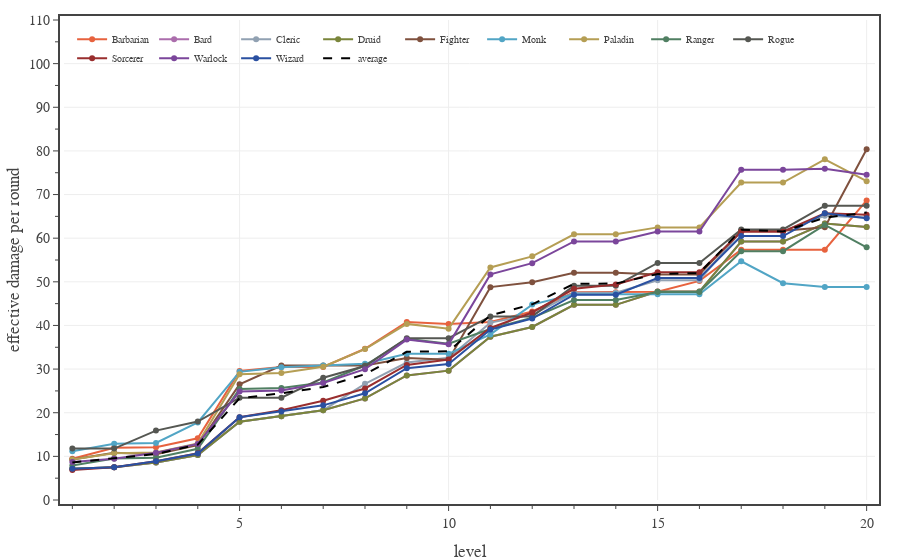

Notebook cell for this chart:
### Code cell
# Plots eDPR for each class, calculated for a full adventuring day with Medium encounters and two short rests.
encounter_difficulty = 'Medium'
pc_data_file = f'./pc data - {encounter_difficulty} 2 short rests.json'

with open(pc_data_file, 'r') as fin:
    pc_data = json.load(fin)

levels = np.array(range(1,21,1))

fig = go.Figure(
    layout=go.Layout(
        template=TFB_TEMPLATE,
        xaxis=dict(
            title_text='level',
            range=[0.8, 20.2],
            tick0=0, dtick=5,
            minor=dict(tick0=0, dtick=1),
        ),
        yaxis=dict(
            title_text='effective damage per round',
            range=[0, 110],
            tick0=0, dtick=10,
            minor=dict(tick0=0, dtick=5),
        ),
        legend=dict(
            yanchor='top',  y=0.99,
            xanchor='left', x=0.01,
            bgcolor='rgba(0,0,0,0)',
        )
    )
)

eDPRmean = np.zeros(20)
for pc in PC_CLASSES:
    eDPR = np.array([x['effective damage per round mean'] for x in pc_data[pc]])
    eDPRmean += eDPR

    fig.add_trace(go.Scatter(
        x=levels, 
        y=eDPR,
        mode='lines+markers', 
        line={'color': PC_CLASSES[pc]['color']},
        unselected=dict(marker=dict(opacity=0.0)),
        name=pc,
        hovertemplate=
            '<b>'+pc+'</b><br>'+
            'lvl %{x}<br>'+
            'eDPR %{y:.1f}'+
            '<extra></extra>'
    ))

eDPRmean /= len(PC_CLASSES)
fig.add_trace(go.Scatter(
    x=levels, 
    y=eDPRmean,
    mode='lines', 
    line=dict(color='black', dash='dash'),
    unselected=dict(marker=dict(opacity=0.0)),
    name='average',
    hoverinfo='skip'
))

# show figure
fig.show(config=TFB_CONFIG)

# save small format figure
if SAVEFIGS:
    file_name = f'./fig-pcs-encounter-edpr-vs-level-{encounter_difficulty.lower()}-adventuring-days-large.html'
    fig_html = fig.to_html(
        config=TFB_CONFIG,
        include_plotlyjs=False, 
        full_html=False, 
    )
    fig_soup = BeautifulSoup(fig_html, 'html.parser')
    fig_soup.div['class'] = 'plotly-div-large'
    with open(file_name, 'wb') as fout:
        fout.write(fig_soup.prettify('utf-8'))

# save small format figure
if SAVEFIGS:
    fig.update_traces(marker=dict(size=4))
    fig.update_layout(font=dict(size=10), legend=dict(font_size=8))
    file_name = f'./fig-pcs-encounter-edpr-vs-level-{encounter_difficulty.lower()}-adventuring-days-small.html'
    fig_html = fig.to_html(
        config=TFB_CONFIG,
        include_plotlyjs=False, 
        full_html=False, 
    )
    fig_soup = BeautifulSoup(fig_html, 'html.parser')
    fig_soup.div['class'] = 'plotly-div-small'
    with open(file_name, 'wb') as fout:
        fout.write(fig_soup.prettify('utf-8'))

### Figure 1 — Plotly figure (JSON) as saved in the notebook; plotly's stock layout.template omitted (floating-point values rounded to 4 significant figures)
{"data": [{"hovertemplate": "<b>Barbarian</b><br>lvl %{x}<br>eDPR %{y:.1f}<extra></extra>", "line": {"color": "#E7623E"}, "mode": "lines+markers", "name": "Barbarian", "type": "scatter", "unselected": {"marker": {"opacity": 0}}, "x": [1, 2, 3, 4, 5, 6, 7, 8, 9, 10, 11, 12, 13, 14, 15, 16, 17, 18, 19, 20], "y": [9.458, 11.98, 12.08, 14.14, 29.58, 30.48, 30.48, 34.66, 40.8, 40.33, 40.8, 43.21, 47.63, 47.63, 47.71, 50.21, 57.37, 57.37, 57.37, 68.65]}, {"hovertemplate": "<b>Bard</b><br>lvl %{x}<br>eDPR %{y:.1f}<extra></extra>", "line": {"color": "#AB6DAC"}, "mode": "lines+markers", "name": "Bard", "type": "scatter", "unselected": {"marker": {"opacity": 0}}, "x": [1, 2, 3, 4, 5, 6, 7, 8, 9, 10, 11, 12, 13, 14, 15, 16, 17, 18, 19, 20], "y": [7.184, 7.52, 8.605, 10.32, 17.92, 19.19, 20.59, 23.28, 28.55, 29.65, 37.41, 39.65, 44.72, 44.72, 47.75, 47.75, 59.22, 59.22, 63.35, 62.54]}, {"hovertemplate": "<b>Cleric</b><br>lvl %{x}<br>eDPR %{y:.1f}<extra></extra>", "line": {"color": "#91A1B2"}, "mode": "lines+markers", "name": "Cleric", "type": "scatter", "unselected": {"marker": {"opacity": 0}}, "x": [1, 2, 3, 4, 5, 6, 7, 8, 9, 10, 11, 12, 13, 14, 15, 16, 17, 18, 19, 20], "y": [7.184, 7.52, 8.605, 10.32, 17.92, 19.19, 20.59, 26.62, 31.49, 32.59, 40.65, 42.42, 47.48, 47.48, 50.36, 50.36, 61.62, 61.62, 65.15, 64.72]}, {"hovertemplate": "<b>Druid</b><br>lvl %{x}<br>eDPR %{y:.1f}<extra></extra>", "line": {"color": "#7A853B"}, "mode": "lines+markers", "name": "Druid", "type": "scatter", "unselected": {"marker": {"opacity": 0}}, "x": [1, 2, 3, 4, 5, 6, 7, 8, 9, 10, 11, 12, 13, 14, 15, 16, 17, 18, 19, 20], "y": [7.184, 7.52, 8.605, 10.32, 17.92, 19.19, 20.59, 23.28, 28.55, 29.65, 37.41, 39.65, 44.72, 44.72, 47.75, 47.75, 59.22, 59.22, 63.35, 62.54]}, {"hovertemplate": "<b>Fighter</b><br>lvl %{x}<br>eDPR %{y:.1f}<extra></extra>", "line": {"color": "#7F513E"}, "mode": "lines+markers", "name": "Fighter", "type": "scatter", "unselected": {"marker": {"opacity": 0}}, "x": [1, 2, 3, 4, 5, 6, 7, 8, 9, 10, 11, 12, 13, 14, 15, 16, 17, 18, 19, 20], "y": [9.303, 10.85, 10.47, 12.55, 26.51, 30.81, 30.81, 30.81, 32.52, 32.14, 48.78, 49.91, 52.09, 52.09, 51.7, 51.7, 61.69, 61.69, 62.51, 80.37]}, {"hovertemplate": "<b>Monk</b><br>lvl %{x}<br>eDPR %{y:.1f}<extra></extra>", "line": {"color": "#51A5C5"}, "mode": "lines+markers", "name": "Monk", "type": "scatter", "unselected": {"marker": {"opacity": 0}}, "x": [1, 2, 3, 4, 5, 6, 7, 8, 9, 10, 11, 12, 13, 14, 15, 16, 17, 18, 19, 20], "y": [11.16, 12.87, 13.08, 17.76, 29.37, 30.44, 30.84, 31.23, 33.49, 33.49, 37.95, 44.78, 47.13, 47.13, 47.13, 47.13, 54.7, 49.7, 48.84, 48.84]}, {"hovertemplate": "<b>Paladin</b><br>lvl %{x}<br>eDPR %{y:.1f}<extra></extra>", "line": {"color": "#B59E54"}, "mode": "lines+markers", "name": "Paladin", "type": "scatter", "unselected": {"marker": {"opacity": 0}}, "x": [1, 2, 3, 4, 5, 6, 7, 8, 9, 10, 11, 12, 13, 14, 15, 16, 17, 18, 19, 20], "y": [9.303, 10.7, 10.87, 12.92, 28.84, 29.12, 30.55, 34.58, 40.36, 39.26, 53.29, 55.83, 60.88, 60.88, 62.47, 62.47, 72.76, 72.76, 78.07, 73.06]}, {"hovertemplate": "<b>Ranger</b><br>lvl %{x}<br>eDPR %{y:.1f}<extra></extra>", "line": {"color": "#507F62"}, "mode": "lines+markers", "name": "Ranger", "type": "scatter", "unselected": {"marker": {"opacity": 0}}, "x": [1, 2, 3, 4, 5, 6, 7, 8, 9, 10, 11, 12, 13, 14, 15, 16, 17, 18, 19, 20], "y": [7.907, 9.489, 9.686, 11.75, 25.42, 25.69, 26.92, 30.82, 36.92, 35.82, 39.2, 41.75, 45.82, 45.82, 47.68, 47.68, 57.02, 57.02, 63.04, 57.91]}, {"hovertemplate": "<b>Rogue</b><br>lvl %{x}<br>eDPR %{y:.1f}<extra></extra>", "line": {"color": "#555752"}, "mode": "lines+markers", "name": "Rogue", "type": "scatter", "unselected": {"marker": {"opacity": 0}}, "x": [1, 2, 3, 4, 5, 6, 7, 8, 9, 10, 11, 12, 13, 14, 15, 16, 17, 18, 19, 20], "y": [11.78, 11.78, 15.91, 17.99, 23.44, 23.44, 28.0, 30.7, 37.09, 37.09, 42.08, 42.08, 49.12, 49.12, 54.33, 54.33, 62.02, 62.02, 67.44, 67.44]}, {"hovertemplate": "<b>Sorcerer</b><br>lvl %{x}<br>eDPR %{y:.1f}<extra></extra>", "line": {"color": "#992E2E"}, "mode": "lines+markers", "name": "Sorcerer", "type": "scatter", "unselected": {"marker": {"opacity": 0}}, "x": [1, 2, 3, 4, 5, 6, 7, 8, 9, 10, 11, 12, 13, 14, 15, 16, 17, 18, 19, 20], "y": [6.848, 7.52, 8.896, 10.69, 18.98, 20.59, 22.75, 25.56, 30.96, 32.22, 39.42, 42.97, 48.41, 49.41, 52.19, 52.19, 61.49, 61.49, 65.73, 65.37]}, {"hovertemplate": "<b>Warlock</b><br>lvl %{x}<br>eDPR %{y:.1f}<extra></extra>", "line": {"color": "#7B469B"}, "mode": "lines+markers", "name": "Warlock", "type": "scatter", "unselected": {"marker": {"opacity": 0}}, "x": [1, 2, 3, 4, 5, 6, 7, 8, 9, 10, 11, 12, 13, 14, 15, 16, 17, 18, 19, 20], "y": [8.682, 9.458, 10.81, 12.85, 24.85, 25.09, 26.83, 29.97, 36.76, 35.67, 51.7, 54.27, 59.26, 59.26, 61.53, 61.53, 75.71, 75.71, 75.94, 74.51]}, {"hovertemplate": "<b>Wizard</b><br>lvl %{x}<br>eDPR %{y:.1f}<extra></extra>", "line": {"color": "#2A50A1"}, "mode": "lines+markers", "name": "Wizard", "type": "scatter", "unselected": {"marker": {"opacity": 0}}, "x": [1, 2, 3, 4, 5, 6, 7, 8, 9, 10, 11, 12, 13, 14, 15, 16, 17, 18, 19, 20], "y": [7.184, 7.52, 8.857, 10.64, 18.98, 20.3, 21.69, 24.45, 30.19, 31.15, 39.06, 41.59, 47.06, 47.06, 50.89, 50.89, 60.49, 60.49, 65.73, 64.59]}, {"hoverinfo": "skip", "line": {"color": "black", "dash": "dash"}, "mode": "lines", "name": "average", "type": "scatter", "unselected": {"marker": {"opacity": 0}}, "x": [1, 2, 3, 4, 5, 6, 7, 8, 9, 10, 11, 12, 13, 14, 15, 16, 17, 18, 19, 20], "y": [8.598, 9.561, 10.54, 12.69, 23.31, 24.46, 25.89, 28.83, 33.97, 34.09, 42.31, 44.84, 49.53, 49.61, 51.79, 52.0, 61.94, 61.53, 64.71, 65.88]}], "layout": {"legend": {"bgcolor": "rgba(0,0,0,0)", "x": 0.01, "xanchor": "left", "y": 0.99, "yanchor": "top"}, "xaxis": {"dtick": 5, "minor": {"dtick": 1, "tick0": 0}, "range": [0.8, 20.2], "tick0": 0, "title": {"text": "level"}}, "yaxis": {"dtick": 10, "minor": {"dtick": 5, "tick0": 0}, "range": [0, 110], "tick0": 0, "title": {"text": "effective damage per round"}}}}
